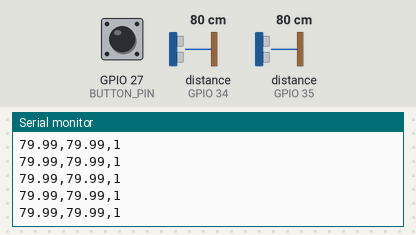
Recording of a program running on a simulated ESP32. Shown: the last lines printed to the serial monitor. Wiring (inferred from the names in the program): 2 × ultrasonic range finder: trigger GPIO 25, echo GPIO 34 / trigger GPIO 33, echo GPIO 35. The test bench sets the inputs (shaded band); at power-on: distance to the obstacle (sensors on GPIO 34, GPIO 35) 80 cm, GPIO 27 (BUTTON_PIN) HIGH. The echo pulse lasts 58.3 µs per cm.

Above: at 1.2 s.
1.3 s: distance to the obstacle (sensor on GPIO 34) set to 2 cm
2.8 s: distance to the obstacle (sensor on GPIO 35) set to 2 cm
At 3.7 s:
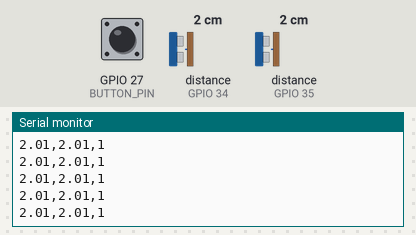
4.3 s: GPIO 27 (BUTTON_PIN) pulled LOW for 0.15 s
5.9 s: distance to the obstacle (sensor on GPIO 34) set to 4 cm
At 6.6 s:
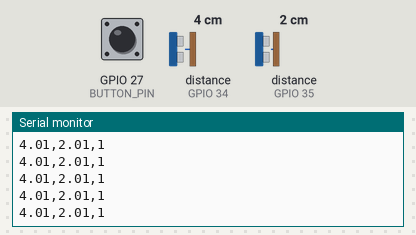
7.4 s: GPIO 27 (BUTTON_PIN) pulled LOW for 1 s
At 8.2 s:
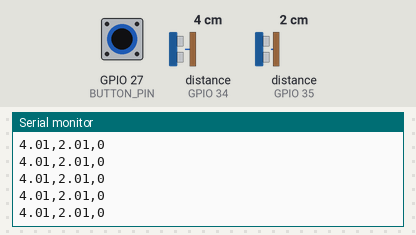
9.9 s: distance to the obstacle (sensor on GPIO 35) set to 4 cm
At 10.9 s:
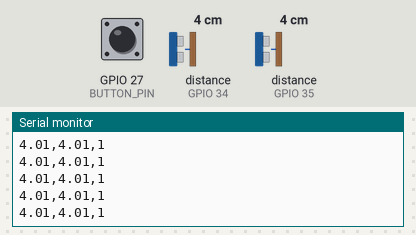
Timing chart, 0 to 12.4 s (numbered marks = the images above; inputs shaded):
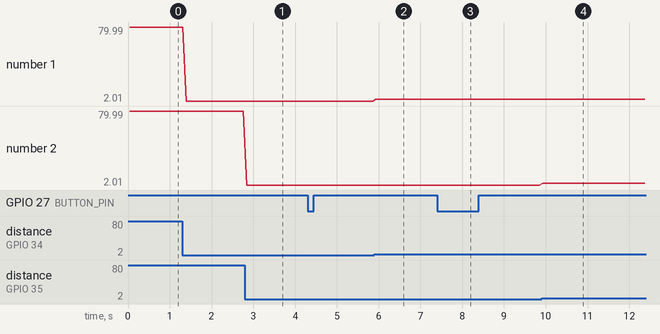

Measured:
- after the input at 2.8 s, the serial monitor: prints a new line after 0.05 s (image 1)
- after the input at 5.9 s, the serial monitor: prints a new line at once (image 2)
- after the input at 7.4 s, the serial monitor: prints a new line after 0.08 s (image 3)
- after the input at 9.9 s, the serial monitor: prints a new line at once (image 4)
- plotted number 1: 79.99 → 2.01 after the input at 1.3 s, 2.01 → 4.01 after the input at 5.9 s

The program:

main.cpp
```cpp
#include <Arduino.h>


// pinos do sensor ultrassom esquerdo
#define TRIG_LEFT 25
#define ECHO_LEFT 34


// pinos do sensor ultrassom direito
#define TRIG_RIGHT 33
#define ECHO_RIGHT 35


// pino do botão
#define BUTTON_PIN 27


float medirDistancia(int trigPin, int echoPin)
{
    //geração do pulso do Trig
    digitalWrite(trigPin, LOW);
    delayMicroseconds(2);


    // Manda o pulso para o TRIG
    digitalWrite(trigPin, HIGH);
    delayMicroseconds(10); // espera 10 microssegundos 10⁻⁵ segundos ou 0,00001 segundos
    digitalWrite(trigPin, LOW);


    long duracao_pulso = pulseIn(echoPin, HIGH); // Mede o tempo de resposta / pulso do ECHO


    // Calcula a distância usando a velocidade do som (aproximadamente 343 m/s)
    // Divide por 2 para pegar a distância real do sensor até o objeto
    // a distância total é aquela que vai do sensor ao objeto e volta ao sensor.
    // baseado na fórmula da velocidade média
    // distância real = tempo de duração × velocidade do som / 2
    float distancia = duracao_pulso * 0.0343 / 2.0;

    return distancia;
}


void setup()
{
    Serial.begin(115200);

    // sensor ultrassom esquerdo
    pinMode(TRIG_LEFT, OUTPUT);
    pinMode(ECHO_LEFT, INPUT);


    // sensor ultrassom direito
    pinMode(TRIG_RIGHT, OUTPUT);
    pinMode(ECHO_RIGHT, INPUT);


    // botão
    pinMode(BUTTON_PIN, INPUT_PULLUP);
}


void loop()
{

    // pega distancia do sensor ultrassom esquerdo
    float esquerda = medirDistancia(TRIG_LEFT, ECHO_LEFT);
    delay(30);


    // pega distancia do sensor ultrassom direito
    float direita = medirDistancia(TRIG_RIGHT, ECHO_RIGHT);


    // leitura do botão pull-up - 0 = pressionado, 1 = solto
    int botao = digitalRead(BUTTON_PIN);


    // Exibe na serial nessa ordem - Sensor Esquerdo, Sensor Direito, Botão
    Serial.print(esquerda);
    Serial.print(",");
    Serial.print(direita);
    Serial.print(",");
    Serial.println(botao);


    delay(50);
}
```
